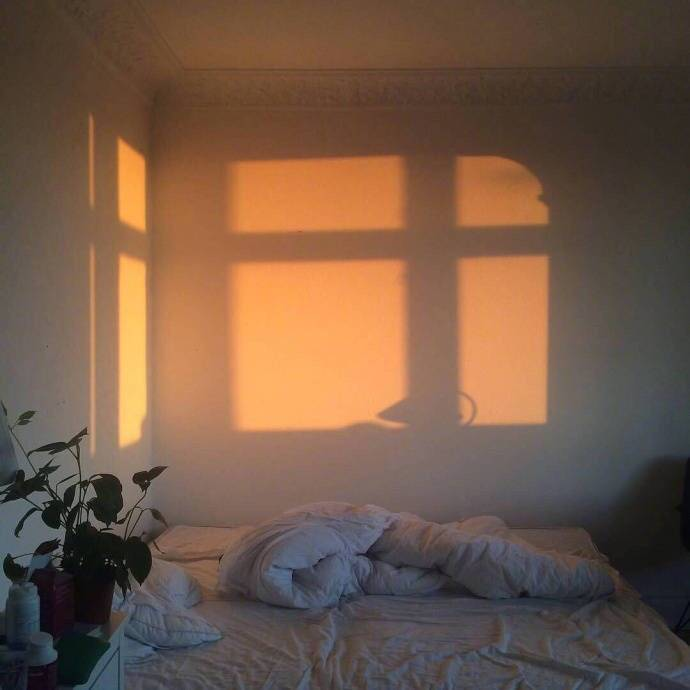
#> input picture src/backend/tfserver/mvp_content.jpg, 690 x 690 px
$ python -i img_augm.py   (imports and definitions only)   (older library calls are emulated)
#> lines starting #> are read from the running program, lines starting #| are printed output that depends on the picture
#> further down, picture is the input picture: shape (690, 690, 3); mean B, G, R 71, 88.8, 115.6
import cv2
import numpy as np
from PIL import Image

class Augmentor():
    def __init__(self,
                 crop_size=(256, 256),
                 scale_augm_prb=0.5, scale_augm_range=0.2,
                 rotation_augm_prb=0.5, rotation_augm_range=0.15,
                 hue_augm_shift=0.05,
                 saturation_augm_shift=0.05, saturation_augm_scale=0.05,
                 value_augm_shift=0.05, value_augm_scale=0.05,
                 affine_trnsfm_prb=0.5, affine_trnsfm_range=0.05,
                 horizontal_flip_prb=0.5):

        self.crop_size = crop_size

        self.scale_augm_prb = scale_augm_prb
        self.scale_augm_range = scale_augm_range

        self.rotation_augm_prb = rotation_augm_prb
        self.rotation_augm_range = rotation_augm_range

        self.hue_augm_shift = hue_augm_shift
        self.saturation_augm_scale = saturation_augm_scale
        self.saturation_augm_shift = saturation_augm_shift
        self.value_augm_scale = value_augm_scale
        self.value_augm_shift = value_augm_shift

        self.affine_trnsfm_prb = affine_trnsfm_prb
        self.affine_trnsfm_range = affine_trnsfm_range

        self.horizontal_flip_prb = horizontal_flip_prb

    def __call__(self, image):
        if self.scale_augm_prb > np.random.uniform():
            image = self.scale(image=image,
                               scale_x=1. + np.random.uniform(low=-self.scale_augm_range, high=-self.scale_augm_range),
                               scale_y=1. + np.random.uniform(low=-self.scale_augm_range, high=-self.scale_augm_range)
                               )


        rows, cols, ch = image.shape
#> rows = 690; cols = 690; ch = 3
        image = np.pad(array=image, pad_width=[[rows // 4, rows // 4], [cols // 4, cols // 4], [0, 0]], mode='reflect')
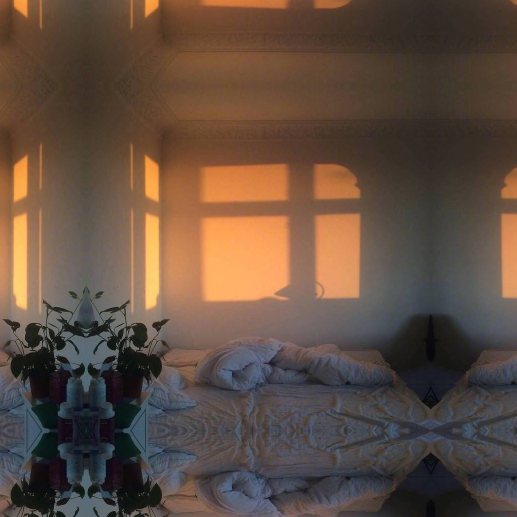
#> image: shape (1034, 1034, 3) (shown at 1/2 size); mean of channels 0, 1, 2 64.6, 77.3, 96.8; drawn as B, G, R
        if self.rotation_augm_prb > np.random.uniform():
            image = self.rotate(image=image,
                                angle=np.random.uniform(low=-self.rotation_augm_range*90.,
                                                        high=self.rotation_augm_range*90.)
                                )

        if self.affine_trnsfm_prb > np.random.uniform():
            image = self.affine(image=image,
                                rng=self.affine_trnsfm_range
                                )
        image = image[(rows // 4):-(rows // 4), (cols // 4):-(cols // 4), :]

        # Crop out patch of desired size.
        image = self.crop(image=image,
                          crop_size=self.crop_size
                          )

        image = self.hsv_transform(image=image,
                                    hue_shift=self.hue_augm_shift,
                                    saturation_shift=self.saturation_augm_shift,
                                    saturation_scale=self.saturation_augm_scale,
                                    value_shift=self.value_augm_shift,
                                    value_scale=self.value_augm_scale)


        if self.horizontal_flip_prb > np.random.uniform():
            image = self.horizontal_flip(image)

        return image

    def scale(self, image, scale_x, scale_y):
        """
        Args:
            image:
            scale_x: float positive value. New horizontal scale
            scale_y: float positive value. New vertical scale
        Returns:
        """
        image = cv2.resize(image, None, fx=scale_x, fy=scale_y, interpolation=cv2.INTER_CUBIC)
        return image

    def rotate(self, image, angle):
        """
        Args:
            image: input image
            angle: angle of rotation in degrees
        Returns:
        """
        rows, cols, ch = image.shape

        rot_M = cv2.getRotationMatrix2D((cols / 2, rows / 2), angle, 1)
        image = cv2.warpAffine(image, rot_M, (cols, rows))
        return image

    def crop(self, image, crop_size=(256, 256)):
#> called with crop_size = (256, 256)
        rows, cols, chs = image.shape
#> rows = 690; cols = 690; chs = 3
        x = int(np.random.uniform(low=0, high=max(0, rows - crop_size[0])))
#> x = 236
        y = int(np.random.uniform(low=0, high=max(0, cols - crop_size[1])))
#> y = 183

        image = image[x:x+crop_size[0], y:y+crop_size[1], :]
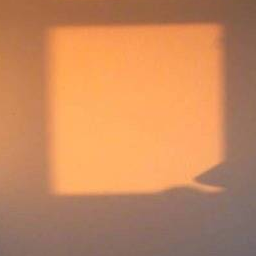
#> image: shape (256, 256, 3); mean of channels 0, 1, 2 93, 136.4, 198.1; drawn as B, G, R
        # If the input image was too small to comprise patch of size crop_size,
        # resize obtained patch to desired size.
        if image.shape[0] < crop_size[0] or image.shape[1] < crop_size[1]:
            image = np.array(Image.fromarray(image).resize(crop_size))
            # image = scipy.misc.imresize(arr=image, size=crop_size)
        return image

    def hsv_transform(self, image,
                      hue_shift=0.2,
                      saturation_shift=0.2, saturation_scale=0.2,
                      value_shift=0.2, value_scale=0.2,
                      ):

#> called with hue_shift = 0.05, saturation_shift = 0.05, saturation_scale = 0.05, value_shift = 0.05, value_scale = 0.05
        image = Image.fromarray(image)
        hsv = np.array(image.convert("HSV"), 'float64')
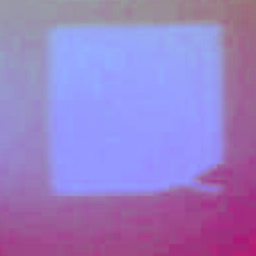
#> hsv: shape (256, 256, 3) float64; mean R, G, B 153.5, 127.4, 198.1

        # scale the values to fit between 0 and 1
        hsv /= 255.

        # do the scalings & shiftings
        hsv[..., 0] += np.random.uniform(-hue_shift, hue_shift)
        hsv[..., 1] *= np.random.uniform(1. / (1. + saturation_scale), 1. + saturation_scale)
        hsv[..., 1] += np.random.uniform(-saturation_shift, saturation_shift)
        hsv[..., 2] *= np.random.uniform(1. / (1. + value_scale), 1. + value_scale)
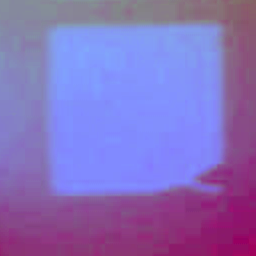
#> hsv: shape (256, 256, 3) float64; mean R, G, B 0.616, 0.536, 0.813; drawn with min black and max white
        hsv[..., 2] += np.random.uniform(-value_shift, value_shift)

        # cut off invalid values
        hsv.clip(0.01, 0.99, hsv)

        # round to full numbers
        hsv = np.uint8(np.round(hsv * 254.))

        # convert back to rgb image
        return np.asarray(Image.fromarray(hsv, "HSV").convert("RGB"))


    def affine(self, image, rng):
        rows, cols, ch = image.shape
        pts1 = np.float32([[0., 0.], [0., 1.], [1., 0.]])
        [x0, y0] = [0. + np.random.uniform(low=-rng, high=rng), 0. + np.random.uniform(low=-rng, high=rng)]
        [x1, y1] = [0. + np.random.uniform(low=-rng, high=rng), 1. + np.random.uniform(low=-rng, high=rng)]
        [x2, y2] = [1. + np.random.uniform(low=-rng, high=rng), 0. + np.random.uniform(low=-rng, high=rng)]
        pts2 = np.float32([[x0, y0], [x1, y1], [x2, y2]])
        affine_M = cv2.getAffineTransform(pts1, pts2)
        image = cv2.warpAffine(image, affine_M, (cols, rows))

        return image

    def horizontal_flip(self, image):
        return image[:, ::-1, :]

    def vertical_flip(self, image):
        return image[::-1, :, :]

>>> import cv2
>>> picture = cv2.imread('tfserver/mvp_content.jpg')
>>> result = Augmentor()(picture)

$ run again, on src/backend/tfserver/test_content_img1.jpg
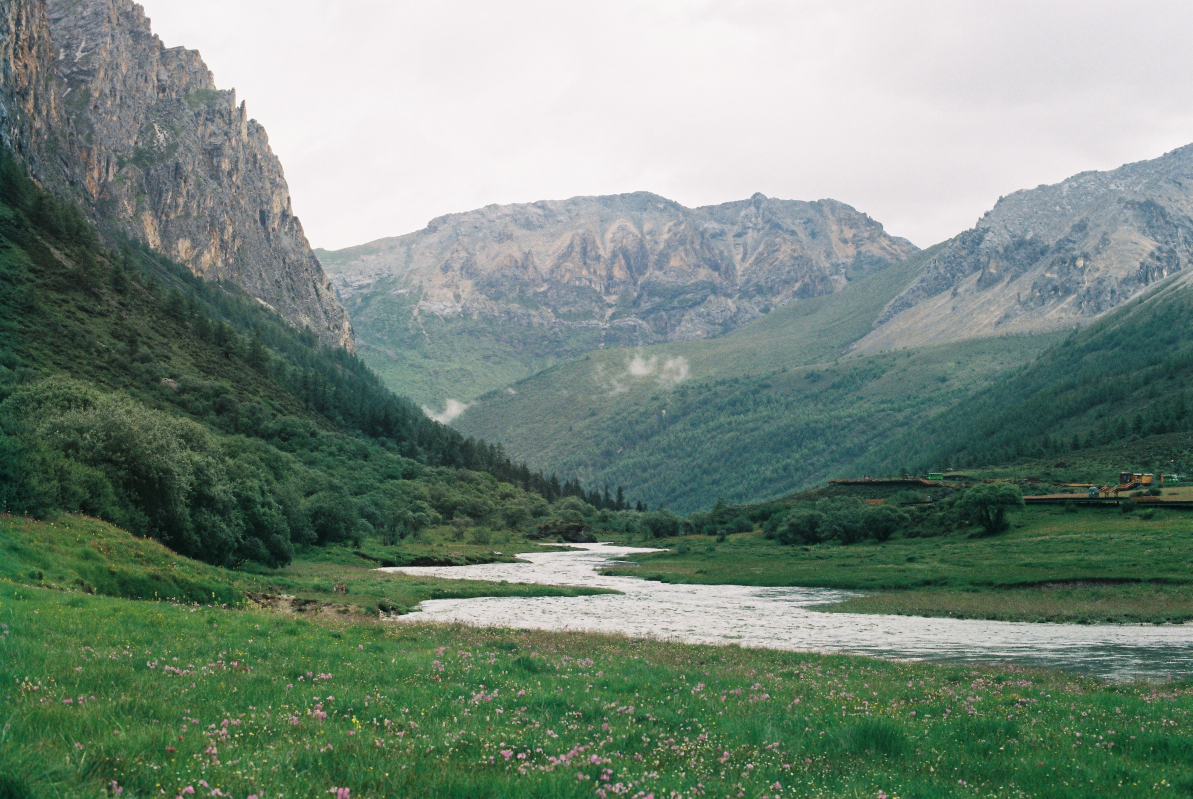
#> input picture src/backend/tfserver/test_content_img1.jpg, 3578 x 2397 px (shown at 1/3 size)
#> picture is the input picture: shape (2397, 3578, 3); mean B, G, R 123.8, 136.6, 118.7
#> in crop, `image = image[x:x+crop_size[0], y:y+crop_size[1], :]`:
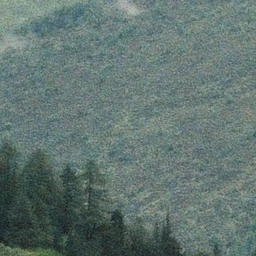
#> image: shape (256, 256, 3); mean of channels 0, 1, 2 112.8, 116.9, 98.4; drawn as B, G, R
#> in hsv_transform, `hsv = np.array(image.convert("HSV"), 'float64')`:
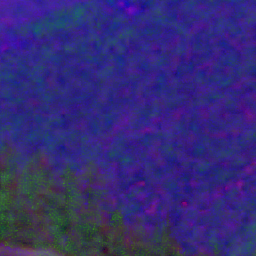
#> hsv: shape (256, 256, 3) float64; mean R, G, B 52, 42.9, 117.2
